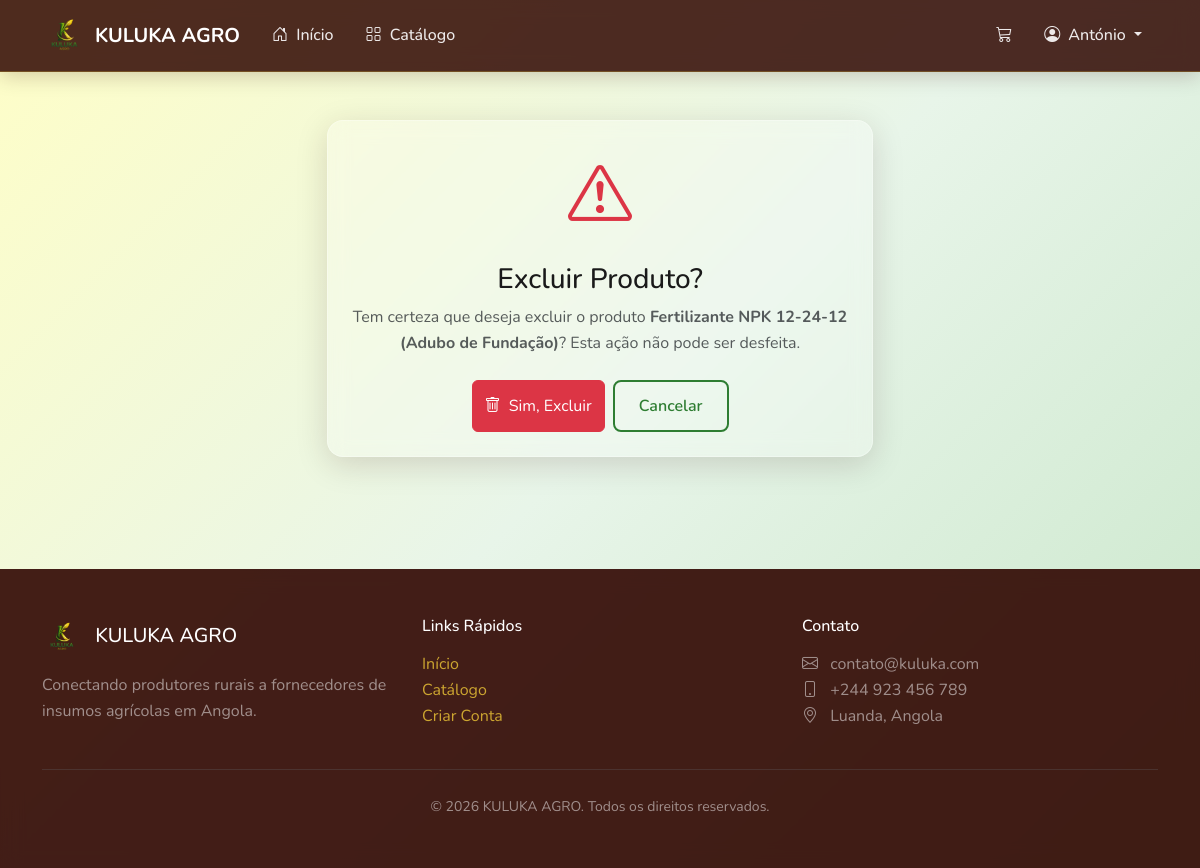
The page /produtos/4/excluir/ (signed in) on the database its author committed.
### contas/models.py (models this page shows, shortened)
class Usuario(AbstractUser):
    class TipoUsuario(models.TextChoices):
        FORNECEDOR = 'FORNECEDOR', 'Fornecedor'
        PRODUTOR = 'PRODUTOR', 'Produtor'
    tipo = models.CharField(
        max_length=20,
        choices=TipoUsuario.choices,
        default=TipoUsuario.PRODUTOR,
        verbose_name='Tipo de Usuário'
    )
    telefone = models.CharField(
        max_length=20,
        blank=True,
        verbose_name='Telefone'
    )
    endereco = models.TextField(
        blank=True,
        verbose_name='Endereço'
    )
    cidade = models.CharField(
        max_length=100,
        blank=True,
        verbose_name='Cidade'
    )
    provincia = models.CharField(
        max_length=100,
        blank=True,
        verbose_name='Província'
    )
    foto_perfil = models.ImageField(
        upload_to='perfis/',
        blank=True,
        null=True,
        verbose_name='Foto de Perfil'
    )
    descricao = models.TextField(
        blank=True,
        verbose_name='Descrição / Sobre'
    )
    data_criacao = models.DateTimeField(
        auto_now_add=True,
        verbose_name='Data de Criação'
    )
    nome_empresa = models.CharField(
        max_length=200,
        blank=True,
        verbose_name='Nome da Empresa'
    )
    nif = models.CharField(
        max_length=50,
        blank=True,
        verbose_name='NIF (Número de Identificação Fiscal)'
    )
    area_cultivo = models.DecimalField(
        max_digits=10,
        decimal_places=2,
        blank=True,
        null=True,
        verbose_name='Área de Cultivo (hectares)'
    )
    tipos_cultivo = models.TextField(
        blank=True,
        verbose_name='Tipos de Cultivo'
    )
    class Meta:
        verbose_name = 'Usuário'
        verbose_name_plural = 'Usuários'
    @property
    def eh_fornecedor(self):
        return self.tipo == self.TipoUsuario.FORNECEDOR

### produtos/models.py (models this page shows, shortened)
class Produto(models.Model):
    class UnidadeMedida(models.TextChoices):
        QUILOGRAMA = 'KG', 'Quilograma (kg)'
        GRAMA = 'G', 'Grama (g)'
        TONELADA = 'TON', 'Tonelada (ton)'
        LITRO = 'L', 'Litro (L)'
        UNIDADE = 'UN', 'Unidade (un)'
        SACO = 'SC', 'Saco (sc)'
        CAIXA = 'CX', 'Caixa (cx)'
    fornecedor = models.ForeignKey(
        settings.AUTH_USER_MODEL,
        on_delete=models.CASCADE,
        related_name='produtos',
        verbose_name='Fornecedor'
    )
    categoria = models.ForeignKey(
        Categoria,
        on_delete=models.SET_NULL,
        null=True,
        blank=True,
        related_name='produtos',
        verbose_name='Categoria'
    )
    nome = models.CharField(
        max_length=200,
        verbose_name='Nome do Produto'
    )
    descricao = models.TextField(
        verbose_name='Descrição'
    )
    preco = models.DecimalField(
        max_digits=10,
        decimal_places=2,
        verbose_name='Preço'
    )
    unidade_medida = models.CharField(
        max_length=10,
        choices=UnidadeMedida.choices,
        default=UnidadeMedida.QUILOGRAMA,
        verbose_name='Unidade de Medida'
    )
    estoque = models.PositiveIntegerField(
        default=0,
        verbose_name='Estoque Disponível'
    )
    imagem = models.ImageField(
        upload_to='produtos/',
        blank=True,
        null=True,
        verbose_name='Imagem do Produto'
    )
    ativo = models.BooleanField(
        default=True,
        verbose_name='Ativo'
    )
    destaque = models.BooleanField(
        default=False,
        verbose_name='Produto em Destaque'
    )
    data_criacao = models.DateTimeField(
        auto_now_add=True,
        verbose_name='Data de Criação'
    )
    data_atualizacao = models.DateTimeField(
        auto_now=True,
        verbose_name='Última Atualização'
    )
    class Meta:
        verbose_name = 'Produto'
        verbose_name_plural = 'Produtos'
        ordering = ['-data_criacao']

### produtos/views.py (the view, shortened to what this page needs)
# urls.py: path('<int:pk>/excluir/', views.ExcluirProdutoView.as_view(), name='excluir'),
class ExcluirProdutoView(LoginRequiredMixin, FornecedorRequiredMixin, DeleteView):
    model = Produto
    template_name = 'produtos/confirmar_exclusao.html'
    success_url = reverse_lazy('produtos:meus_produtos')
    def get_queryset(self):
        return Produto.objects.filter(fornecedor=self.request.user)

### pedidos/context_processors.py (called while the page is built)
def carrinho_quantidade(request):
    carrinho = request.session.get('carrinho', {})
    quantidade_total = sum(carrinho.values())
    return {
        'carrinho_quantidade': quantidade_total
    }

### produtos/views.py (called while the page is built)
    def test_func(self):
        return self.request.user.is_authenticated and self.request.user.eh_fornecedor

### templates/produtos/confirmar_exclusao.html (shortened to what this page needs)
{% extends 'base.html' %}
{% load static %}
{% block conteudo %}
<div class="container py-5">
    <div class="row justify-content-center">
        <div class="col-md-6">
            <div class="glass-card text-center">
                <i class="bi bi-exclamation-triangle text-danger" style="font-size: 4rem;"></i>
                <h3 class="mt-3">Excluir Produto?</h3>
                <p class="text-muted">
                    Tem certeza que deseja excluir o produto <strong>{{ object.nome }}</strong>?
                    Esta ação não pode ser desfeita.
                </p>
                <form method="post" class="mt-4">
                    <div class="d-flex gap-2 justify-content-center">
                        <button type="submit" class="btn btn-danger">
                            <i class="bi bi-trash me-1"></i> Sim, Excluir
                        </button>
                        <a href="{% url 'produtos:meus_produtos' %}" class="btn btn-kuluka-outline">
                            Cancelar
                        </a>
                    </div>
                </form>
            </div>
        </div>
    </div>
</div>
{% endblock %}

### templates/base.html (shortened to what this page needs)
{% load static %}
<!DOCTYPE html>
<html lang="pt-br">
<head>
    <link href="https://cdn.jsdelivr.net/npm/bootstrap@5.3.3/dist/css/bootstrap.min.css" rel="stylesheet">
    <link href="https://cdn.jsdelivr.net/npm/bootstrap-icons@1.11.3/font/bootstrap-icons.css" rel="stylesheet">
    <link href="{% static 'css/style.css' %}" rel="stylesheet">
</head>
<body>
    <nav class="navbar navbar-expand-lg navbar-glass sticky-top">
        <div class="container">
            <a class="navbar-brand" href="{% url 'contas:home' %}">
                <img src="{% static 'images/logo.png' %}" alt="KULUKA AGRO">
                <span class="d-none d-sm-inline">KULUKA AGRO</span>
            </a>
            <div class="collapse navbar-collapse" id="navbarNav">
                <ul class="navbar-nav me-auto">
                    <li class="nav-item">
                        <a class="nav-link" href="{% url 'contas:home' %}">
                            <i class="bi bi-house-door me-1"></i> Início
                        </a>
                    </li>
                    <li class="nav-item">
                        <a class="nav-link" href="{% url 'produtos:catalogo' %}">
                            <i class="bi bi-grid me-1"></i> Catálogo
                        </a>
                    </li>
                </ul>
                <ul class="navbar-nav">
                    <li class="nav-item">
                        <a class="nav-link carrinho-badge" href="{% url 'pedidos:carrinho' %}">
                            <i class="bi bi-cart3"></i>
                        </a>
                    </li>
                    {% if user.is_authenticated %}
                    <li class="nav-item dropdown">
                        <a class="nav-link dropdown-toggle" href="#" data-bs-toggle="dropdown">
                            <i class="bi bi-person-circle me-1"></i>
                            {{ user.first_name|default:user.username }}
                        </a>
                    </li>
                    {% endif %}
                </ul>
            </div>
        </div>
    </nav>
    <main>
        {% block conteudo %}{% endblock %}
    </main>
    <footer class="footer-glass">
        <div class="container">
            <div class="row">
                <div class="col-md-4 mb-4 mb-md-0">
                    <h5 class="text-white mb-3">
                        <img src="{% static 'images/logo.png' %}" alt="KULUKA AGRO" height="40" class="me-2">
                        KULUKA AGRO
                    </h5>
                    <p class="text-white-50">
                        Conectando produtores rurais a fornecedores de insumos agrícolas em Angola.
                    </p>
                </div>
                <div class="col-md-4 mb-4 mb-md-0">
                    <h6 class="text-white mb-3">Links Rápidos</h6>
                    <ul class="list-unstyled">
                        <li><a href="{% url 'contas:home' %}">Início</a></li>
                        <li><a href="{% url 'produtos:catalogo' %}">Catálogo</a></li>
                        <li><a href="{% url 'contas:registro' %}">Criar Conta</a></li>
                    </ul>
                </div>
                <div class="col-md-4">
                    <h6 class="text-white mb-3">Contato</h6>
                    <ul class="list-unstyled text-white-50">
                        <li><i class="bi bi-envelope me-2"></i> contato@kuluka.com</li>
                        <li><i class="bi bi-phone me-2"></i> +244 923 456 789</li>
                        <li><i class="bi bi-geo-alt me-2"></i> Luanda, Angola</li>
                    </ul>
                </div>
            </div>
            <hr class="my-4 border-secondary">
            <div class="text-center text-white-50">
                <small>&copy; 2026 KULUKA AGRO. Todos os direitos reservados.</small>
            </div>
        </div>
    </footer>
</body>
</html>

### static/css/style.css (style rules this page uses)
:root { --cor-primaria: #300600; --cor-secundaria: #CDA630; --cor-terciaria: #2E7D32; --cor-fundo: #FFFEC6; --cor-texto: #1a1a1a; --cor-texto-claro: #ffffff; --cor-sucesso: #2E7D32; --cor-erro: #c62828; --cor-aviso: #f9a825; --cor-info: #0277bd; --glass-bg: rgba(255, 255, 255, 0.25); --glass-bg-dark: rgba(48, 6, 0, 0.15); --glass-border: rgba(255, 255, 255, 0.3); --glass-shadow: 0 8px 32px 0 rgba(48, 6, 0, 0.15); --glass-blur: blur(10px); --raio-borda: 16px; --raio-borda-sm: 8px; --espacamento: 1.5rem; }
* { box-sizing: border-box; }
html { scroll-behavior: smooth; }
body { font-family: 'Segoe UI', 'Avenir', system-ui, -apple-system, sans-serif; background: linear-gradient(135deg, #FFFEC6 0%, #e8f5e9 50%, #c8e6c9 100%); background-attachment: fixed; min-height: 100vh; color: var(--cor-texto); line-height: 1.6; }
.glass-card { background: var(--glass-bg); backdrop-filter: var(--glass-blur); -webkit-backdrop-filter: var(--glass-blur); border-radius: var(--raio-borda); border: 1px solid var(--glass-border); box-shadow: var(--glass-shadow); padding: var(--espacamento); }
.navbar-glass { background: rgba(48, 6, 0, 0.85) !important; backdrop-filter: var(--glass-blur); -webkit-backdrop-filter: var(--glass-blur); border-bottom: 1px solid rgba(205, 166, 48, 0.3); box-shadow: 0 4px 20px rgba(48, 6, 0, 0.2); }
.navbar-glass .navbar-brand { font-weight: 700; color: var(--cor-texto-claro) !important; display: flex; align-items: center; gap: 0.5rem; }
.navbar-glass .navbar-brand img { height: 45px; width: auto; }
.navbar-glass .nav-link { color: rgba(255, 255, 255, 0.9) !important; font-weight: 500; padding: 0.5rem 1rem !important; border-radius: var(--raio-borda-sm); transition: all 0.3s ease; }
.btn-kuluka-outline { background: transparent; color: var(--cor-terciaria); border: 2px solid var(--cor-terciaria); padding: 0.75rem 1.5rem; border-radius: var(--raio-borda-sm); font-weight: 600; transition: all 0.3s ease; }
.carrinho-badge { position: relative; }
.footer-glass { background: rgba(48, 6, 0, 0.9); backdrop-filter: var(--glass-blur); color: var(--cor-texto-claro); padding: 3rem 0; margin-top: 4rem; }
.footer-glass a { color: var(--cor-secundaria); text-decoration: none; transition: color 0.3s ease; }

### templates/base.html (style rules this page uses)
body { font-family: 'Nunito', sans-serif; }

### rows shown on the page
Usuario: first_name "António"
Produto: nome "Fertilizante NPK 12-24-12 (Adubo de Fundação)"
